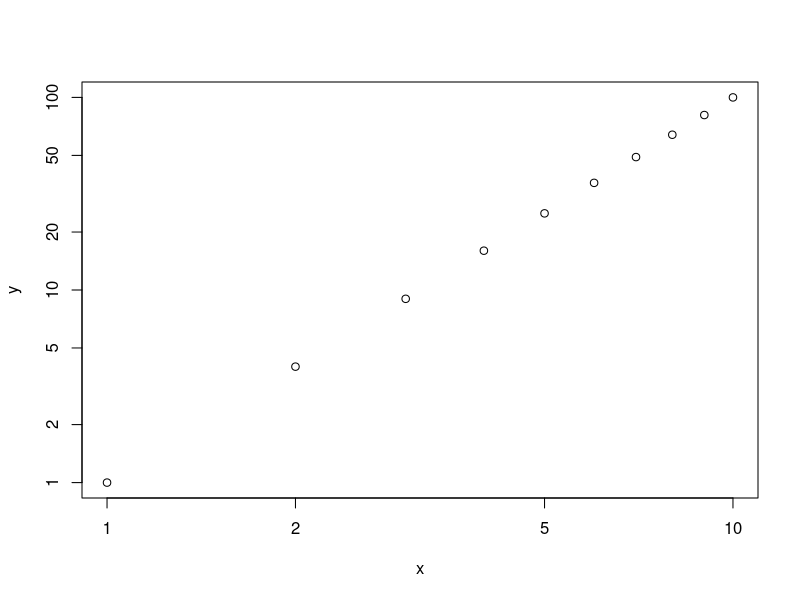
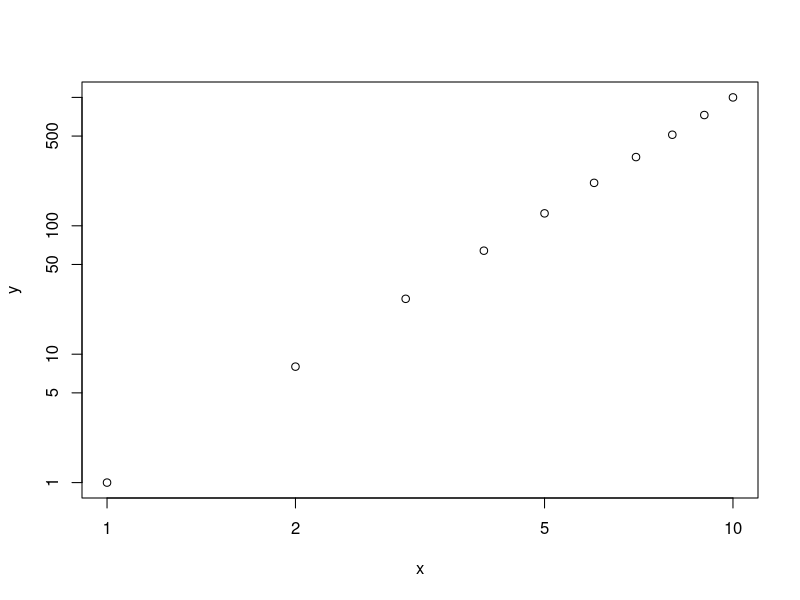

Generate these figures, in order, with R:
## ---- chunk 1
Power <- function() {
  print(2^3)
}
Power()
## ---- chunk 2
Power2 <- function(x,a) {
  print(x^a)
}
Power2(3,8)
## ---- chunk 3
Power2(10,3)
Power2(8,17)
Power2(131,3)
## ---- chunk 4
Power3 <- function(x,a) {
  result <- x^a
  return(result)
}
## ---- chunk 5
x <- 1:10
y <- Power3(x,2)
plot(x,y,log = "xy")
## ---- chunk 6
PlotPower <- function(x,a) {
  y <- Power3(x,a)
  plot(x,y,log = "xy")
}
PlotPower(1:10,3)
